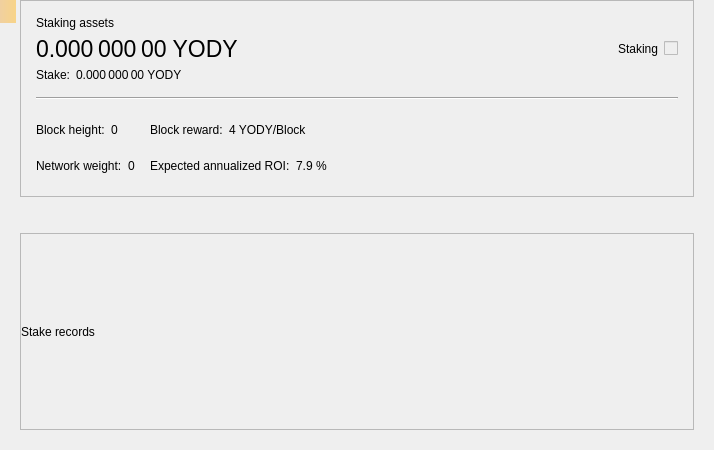
<?xml version="1.0" encoding="UTF-8"?>
<ui version="4.0">
 <class>StakePage</class>
 <widget class="QWidget" name="StakePage">
  <property name="geometry">
   <rect>
    <x>0</x>
    <y>0</y>
    <width>714</width>
    <height>450</height>
   </rect>
  </property>
  <property name="windowTitle">
   <string>Form</string>
  </property>
  <layout class="QVBoxLayout" name="verticalLayout_3">
   <property name="leftMargin">
    <number>20</number>
   </property>
   <property name="topMargin">
    <number>0</number>
   </property>
   <property name="rightMargin">
    <number>20</number>
   </property>
   <property name="bottomMargin">
    <number>20</number>
   </property>
   <item>
    <widget class="QFrame" name="frameStakeInfo">
     <property name="frameShape">
      <enum>QFrame::StyledPanel</enum>
     </property>
     <property name="frameShadow">
      <enum>QFrame::Raised</enum>
     </property>
     <layout class="QVBoxLayout" name="verticalLayout">
      <property name="spacing">
       <number>15</number>
      </property>
      <property name="leftMargin">
       <number>15</number>
      </property>
      <property name="topMargin">
       <number>15</number>
      </property>
      <property name="rightMargin">
       <number>15</number>
      </property>
      <property name="bottomMargin">
       <number>15</number>
      </property>
      <item>
       <layout class="QGridLayout" name="gridLayout_2">
        <property name="spacing">
         <number>6</number>
        </property>
        <item row="1" column="0">
         <widget class="QLabel" name="labelAssets">
          <property name="font">
           <font>
            <pointsize>17</pointsize>
           </font>
          </property>
          <property name="cursor">
           <cursorShape>IBeamCursor</cursorShape>
          </property>
          <property name="toolTip">
           <string>Your current spendable balance</string>
          </property>
          <property name="text">
           <string notr="true">0.000 000 00 YODY</string>
          </property>
          <property name="alignment">
           <set>Qt::AlignLeading|Qt::AlignLeft|Qt::AlignVCenter</set>
          </property>
          <property name="textInteractionFlags">
           <set>Qt::LinksAccessibleByMouse|Qt::TextSelectableByMouse</set>
          </property>
         </widget>
        </item>
        <item row="0" column="0">
         <widget class="QLabel" name="labelAssetsText">
          <property name="text">
           <string>Staking assets</string>
          </property>
          <property name="alignment">
           <set>Qt::AlignLeading|Qt::AlignLeft|Qt::AlignVCenter</set>
          </property>
         </widget>
        </item>
        <item row="1" column="2">
         <spacer name="horizontalSpacer_2">
          <property name="orientation">
           <enum>Qt::Horizontal</enum>
          </property>
          <property name="sizeHint" stdset="0">
           <size>
            <width>40</width>
            <height>20</height>
           </size>
          </property>
         </spacer>
        </item>
        <item row="4" column="0">
         <layout class="QHBoxLayout" name="horizontalLayout_5">
          <property name="spacing">
           <number>6</number>
          </property>
          <item>
           <widget class="QLabel" name="labelStakeText">
            <property name="sizePolicy">
             <sizepolicy hsizetype="Maximum" vsizetype="Preferred">
              <horstretch>0</horstretch>
              <verstretch>0</verstretch>
             </sizepolicy>
            </property>
            <property name="text">
             <string>Stake:</string>
            </property>
            <property name="alignment">
             <set>Qt::AlignLeading|Qt::AlignLeft|Qt::AlignVCenter</set>
            </property>
           </widget>
          </item>
          <item>
           <widget class="QLabel" name="labelStake">
            <property name="text">
             <string>0.000 000 00 YODY</string>
            </property>
            <property name="alignment">
             <set>Qt::AlignLeading|Qt::AlignLeft|Qt::AlignVCenter</set>
            </property>
            <property name="textInteractionFlags">
             <set>Qt::LinksAccessibleByMouse|Qt::TextSelectableByMouse</set>
            </property>
           </widget>
          </item>
          <item>
           <spacer name="horizontalSpacer_3">
            <property name="orientation">
             <enum>Qt::Horizontal</enum>
            </property>
            <property name="sizeType">
             <enum>QSizePolicy::Minimum</enum>
            </property>
            <property name="sizeHint" stdset="0">
             <size>
              <width>0</width>
              <height>0</height>
             </size>
            </property>
           </spacer>
          </item>
         </layout>
        </item>
        <item row="1" column="4">
         <widget class="QLabel" name="labelStaking">
          <property name="text">
           <string>Staking</string>
          </property>
         </widget>
        </item>
        <item row="1" column="5">
         <widget class="QSwitchControl" name="checkStake">
          <property name="enabled">
           <bool>false</bool>
          </property>
         </widget>
        </item>
       </layout>
      </item>
      <item>
       <widget class="Line" name="hLine">
        <property name="orientation">
         <enum>Qt::Horizontal</enum>
        </property>
       </widget>
      </item>
      <item>
       <layout class="QGridLayout" name="gridLayout">
        <property name="verticalSpacing">
         <number>6</number>
        </property>
        <item row="0" column="0">
         <layout class="QHBoxLayout" name="horizontalLayout">
          <property name="spacing">
           <number>6</number>
          </property>
          <item>
           <widget class="QLabel" name="labelHeightText">
            <property name="sizePolicy">
             <sizepolicy hsizetype="Maximum" vsizetype="Preferred">
              <horstretch>0</horstretch>
              <verstretch>0</verstretch>
             </sizepolicy>
            </property>
            <property name="text">
             <string>Block height:</string>
            </property>
            <property name="alignment">
             <set>Qt::AlignLeading|Qt::AlignLeft|Qt::AlignVCenter</set>
            </property>
           </widget>
          </item>
          <item>
           <widget class="QLabel" name="labelHeight">
            <property name="text">
             <string>0</string>
            </property>
            <property name="alignment">
             <set>Qt::AlignLeading|Qt::AlignLeft|Qt::AlignVCenter</set>
            </property>
            <property name="textInteractionFlags">
             <set>Qt::LinksAccessibleByMouse|Qt::TextSelectableByMouse</set>
            </property>
           </widget>
          </item>
          <item>
           <spacer name="horizontalSpacer_4">
            <property name="orientation">
             <enum>Qt::Horizontal</enum>
            </property>
            <property name="sizeType">
             <enum>QSizePolicy::Minimum</enum>
            </property>
            <property name="sizeHint" stdset="0">
             <size>
              <width>0</width>
              <height>0</height>
             </size>
            </property>
           </spacer>
          </item>
         </layout>
        </item>
        <item row="0" column="1">
         <layout class="QHBoxLayout" name="horizontalLayout_3">
          <property name="spacing">
           <number>6</number>
          </property>
          <item>
           <widget class="QLabel" name="labelRewardText">
            <property name="sizePolicy">
             <sizepolicy hsizetype="Maximum" vsizetype="Preferred">
              <horstretch>0</horstretch>
              <verstretch>0</verstretch>
             </sizepolicy>
            </property>
            <property name="text">
             <string>Block reward:</string>
            </property>
            <property name="alignment">
             <set>Qt::AlignLeading|Qt::AlignLeft|Qt::AlignVCenter</set>
            </property>
           </widget>
          </item>
          <item>
           <widget class="QLabel" name="labelReward">
            <property name="text">
             <string>4 YODY/Block</string>
            </property>
            <property name="alignment">
             <set>Qt::AlignLeading|Qt::AlignLeft|Qt::AlignVCenter</set>
            </property>
            <property name="textInteractionFlags">
             <set>Qt::LinksAccessibleByMouse|Qt::TextSelectableByMouse</set>
            </property>
           </widget>
          </item>
          <item>
           <spacer name="horizontalSpacer_6">
            <property name="orientation">
             <enum>Qt::Horizontal</enum>
            </property>
            <property name="sizeType">
             <enum>QSizePolicy::Minimum</enum>
            </property>
            <property name="sizeHint" stdset="0">
             <size>
              <width>0</width>
              <height>0</height>
             </size>
            </property>
           </spacer>
          </item>
         </layout>
        </item>
        <item row="0" column="2" rowspan="2">
         <spacer name="horizontalSpacer">
          <property name="orientation">
           <enum>Qt::Horizontal</enum>
          </property>
          <property name="sizeHint" stdset="0">
           <size>
            <width>40</width>
            <height>20</height>
           </size>
          </property>
         </spacer>
        </item>
        <item row="1" column="0">
         <layout class="QHBoxLayout" name="horizontalLayout_2">
          <property name="spacing">
           <number>6</number>
          </property>
          <item>
           <widget class="QLabel" name="labelWeightText">
            <property name="sizePolicy">
             <sizepolicy hsizetype="Maximum" vsizetype="Preferred">
              <horstretch>0</horstretch>
              <verstretch>0</verstretch>
             </sizepolicy>
            </property>
            <property name="text">
             <string>Network weight:</string>
            </property>
            <property name="alignment">
             <set>Qt::AlignLeading|Qt::AlignLeft|Qt::AlignVCenter</set>
            </property>
           </widget>
          </item>
          <item>
           <widget class="QLabel" name="labelWeight">
            <property name="text">
             <string>0</string>
            </property>
            <property name="alignment">
             <set>Qt::AlignLeading|Qt::AlignLeft|Qt::AlignVCenter</set>
            </property>
            <property name="textInteractionFlags">
             <set>Qt::LinksAccessibleByMouse|Qt::TextSelectableByMouse</set>
            </property>
           </widget>
          </item>
          <item>
           <spacer name="horizontalSpacer_5">
            <property name="orientation">
             <enum>Qt::Horizontal</enum>
            </property>
            <property name="sizeType">
             <enum>QSizePolicy::Minimum</enum>
            </property>
            <property name="sizeHint" stdset="0">
             <size>
              <width>0</width>
              <height>0</height>
             </size>
            </property>
           </spacer>
          </item>
         </layout>
        </item>
        <item row="1" column="1">
         <layout class="QHBoxLayout" name="horizontalLayout_4">
          <property name="spacing">
           <number>6</number>
          </property>
          <item>
           <widget class="QLabel" name="labelROIText">
            <property name="sizePolicy">
             <sizepolicy hsizetype="Maximum" vsizetype="Preferred">
              <horstretch>0</horstretch>
              <verstretch>0</verstretch>
             </sizepolicy>
            </property>
            <property name="text">
             <string>Expected annualized ROI:</string>
            </property>
            <property name="alignment">
             <set>Qt::AlignLeading|Qt::AlignLeft|Qt::AlignVCenter</set>
            </property>
           </widget>
          </item>
          <item>
           <widget class="QLabel" name="labelROI">
            <property name="text">
             <string>7.9 %</string>
            </property>
            <property name="alignment">
             <set>Qt::AlignLeading|Qt::AlignLeft|Qt::AlignVCenter</set>
            </property>
            <property name="textInteractionFlags">
             <set>Qt::LinksAccessibleByMouse|Qt::TextSelectableByMouse</set>
            </property>
           </widget>
          </item>
          <item>
           <spacer name="horizontalSpacer_7">
            <property name="orientation">
             <enum>Qt::Horizontal</enum>
            </property>
            <property name="sizeType">
             <enum>QSizePolicy::Minimum</enum>
            </property>
            <property name="sizeHint" stdset="0">
             <size>
              <width>0</width>
              <height>0</height>
             </size>
            </property>
           </spacer>
          </item>
         </layout>
        </item>
       </layout>
      </item>
     </layout>
    </widget>
   </item>
   <item>
    <spacer name="verticalSpacer">
     <property name="orientation">
      <enum>Qt::Vertical</enum>
     </property>
     <property name="sizeType">
      <enum>QSizePolicy::Fixed</enum>
     </property>
     <property name="sizeHint" stdset="0">
      <size>
       <width>20</width>
       <height>30</height>
      </size>
     </property>
    </spacer>
   </item>
   <item>
    <widget class="QFrame" name="frameStakeRecords">
     <property name="frameShape">
      <enum>QFrame::StyledPanel</enum>
     </property>
     <property name="frameShadow">
      <enum>QFrame::Raised</enum>
     </property>
     <layout class="QVBoxLayout" name="verticalLayout_2">
      <property name="leftMargin">
       <number>0</number>
      </property>
      <property name="topMargin">
       <number>0</number>
      </property>
      <property name="rightMargin">
       <number>0</number>
      </property>
      <property name="bottomMargin">
       <number>0</number>
      </property>
      <item>
       <widget class="QLabel" name="labelRecordsText">
        <property name="text">
         <string>Stake records</string>
        </property>
       </widget>
      </item>
     </layout>
    </widget>
   </item>
  </layout>
  <widget class="QLabel" name="labelAlerts">
   <property name="geometry">
    <rect>
     <x>0</x>
     <y>0</y>
     <width>16</width>
     <height>23</height>
    </rect>
   </property>
   <property name="visible">
    <bool>false</bool>
   </property>
   <property name="styleSheet">
    <string notr="true">QLabel { background-color: qlineargradient(x1: 0, y1: 0, x2: 1, y2: 0, stop:0 #F0D0A0, stop:1 #F8D488); color:#000000; }</string>
   </property>
   <property name="wordWrap">
    <bool>true</bool>
   </property>
   <property name="margin">
    <number>3</number>
   </property>
   <property name="textInteractionFlags">
    <set>Qt::TextSelectableByMouse</set>
   </property>
  </widget>
 </widget>
 <customwidgets>
  <customwidget>
   <class>QSwitchControl</class>
   <extends>QCheckBox</extends>
   <header>qt/qswitchcontrol.h</header>
  </customwidget>
 </customwidgets>
 <resources/>
 <connections/>
</ui>
